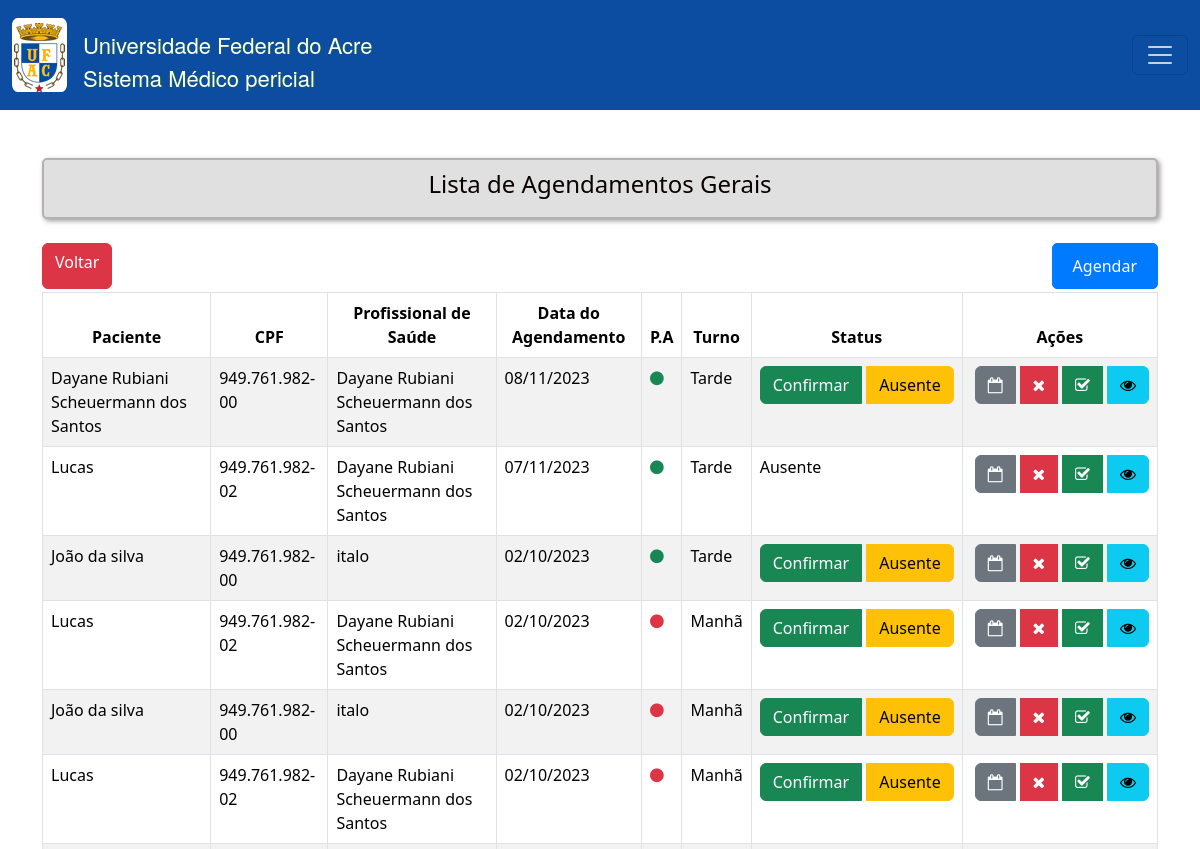
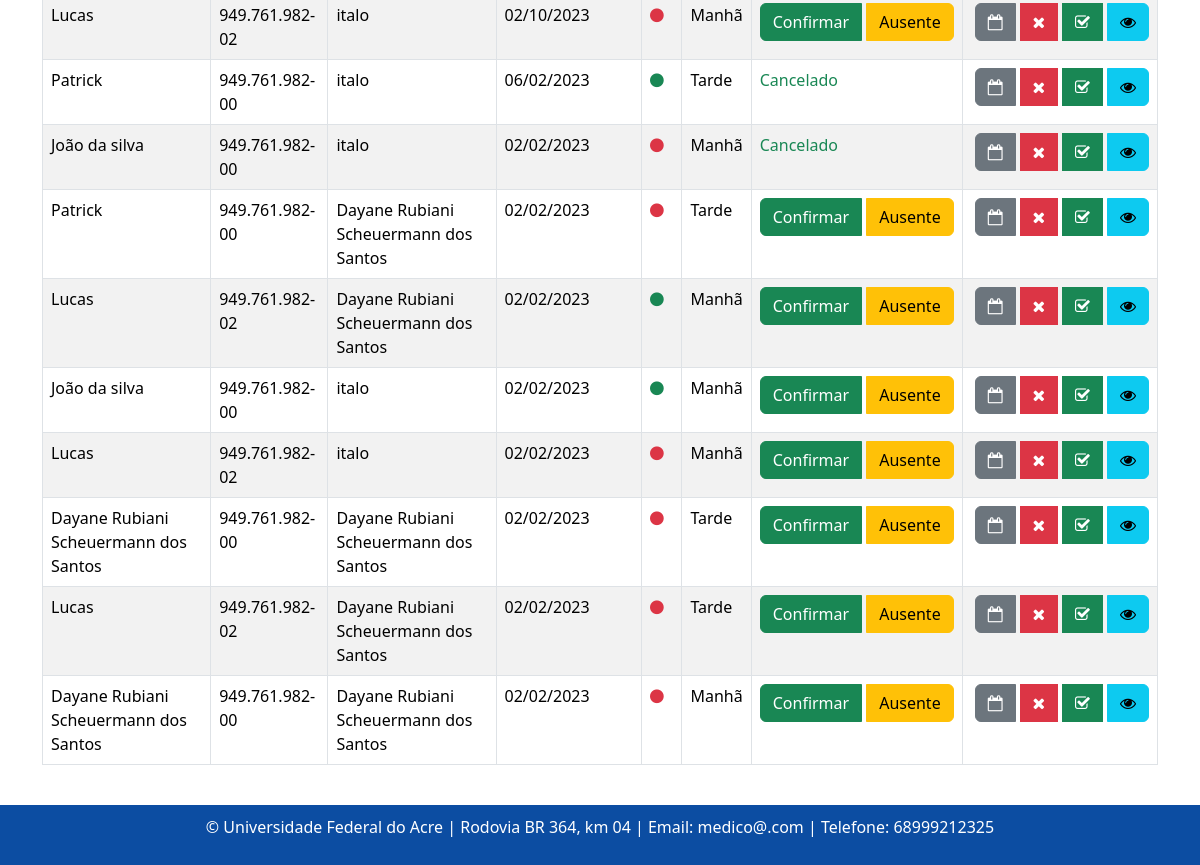
Page /agendamento/lista on the earlier database version (2 pictures, top to bottom).
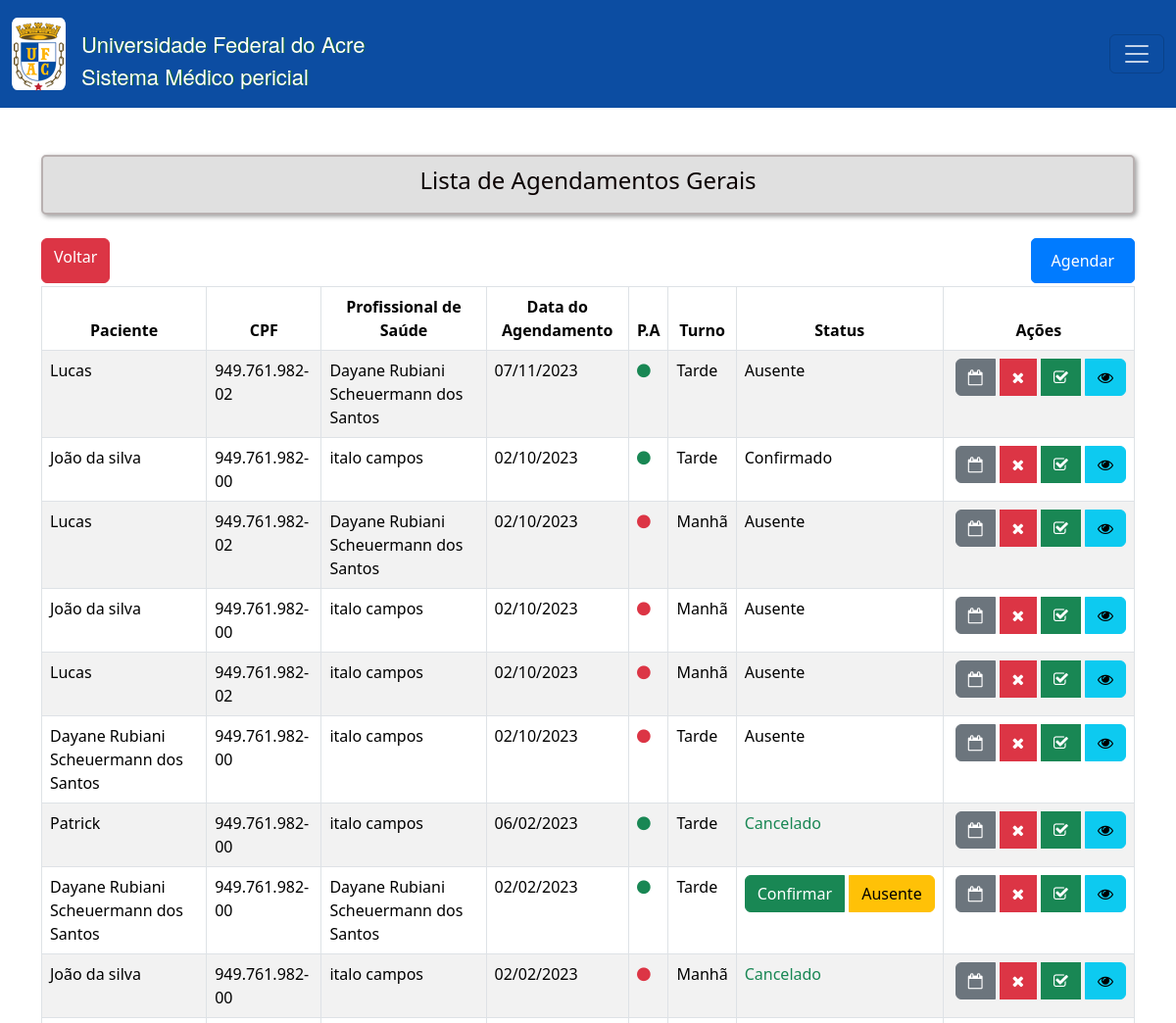
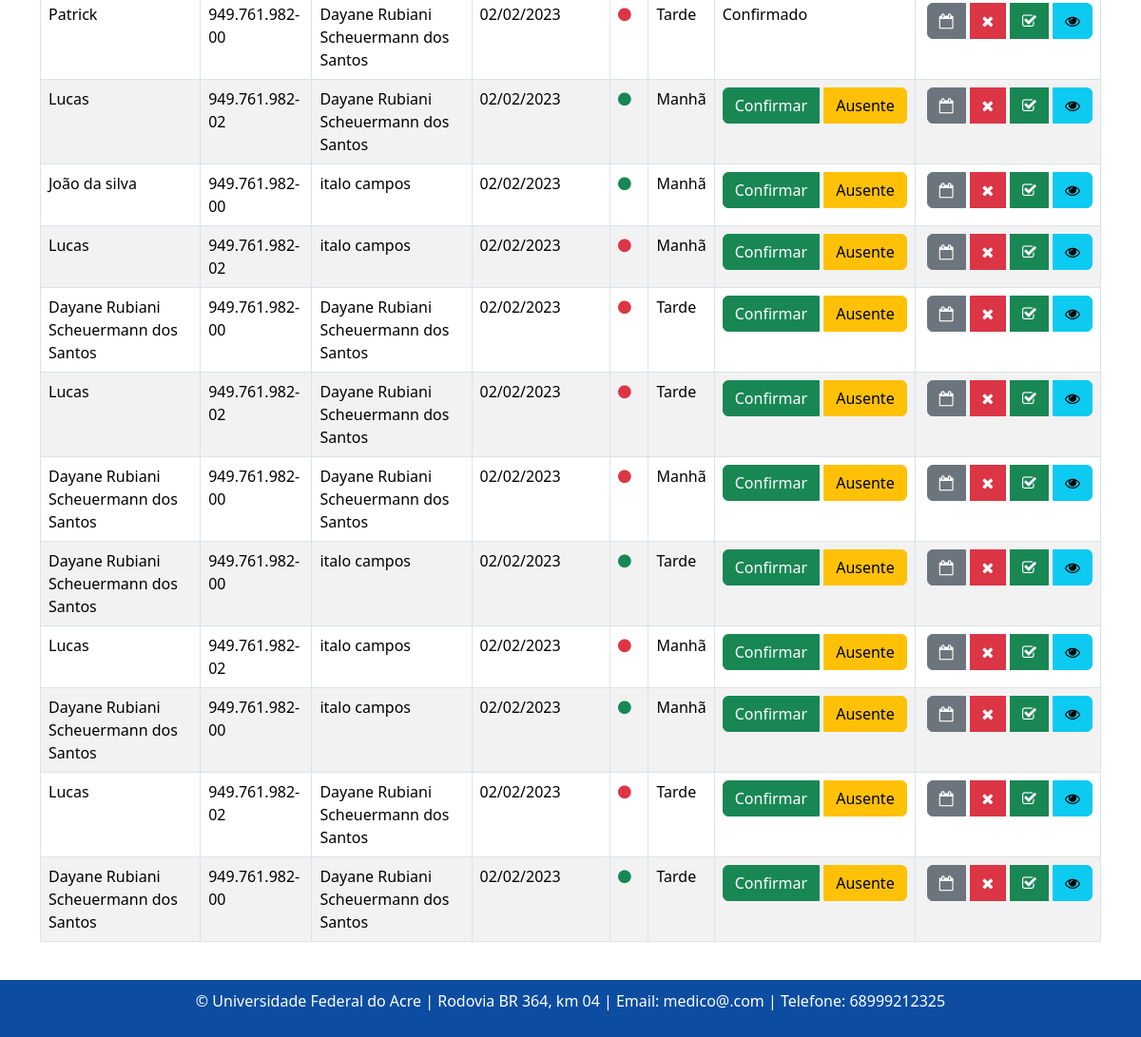
Same page on the later database version (2 pictures, top to bottom).
### consulta/models.py (models this page shows, shortened)
class Agendamento(models.Model):
    TURNO_CHOICES = [
        ('manha', 'Manhã'),
        ('tarde', 'Tarde'),
    ]
    status_atendimento = models.CharField(max_length=20, choices=[
        ('confirmado', 'Confirmado'),
        ('ausente', 'Ausente'),
        ('pendente', 'Pendente'),
    ], default='pendente')
    paciente = models.ForeignKey(Paciente, on_delete=models.CASCADE)
    profissional_saude = models.ForeignKey(Profissionaldasaude, on_delete=models.CASCADE)
    data_agendamento = models.DateTimeField()
    turno = models.CharField(max_length=10, choices=TURNO_CHOICES)
    prioridade_atendimento = models.BooleanField(default=False)
    justificativa_cancelamento = models.TextField(blank=True, null=True)

class Paciente(models.Model):
    nome = models.CharField(max_length=100)
    data_nascimento = models.DateField()
    email = models.EmailField()
    rg = models.CharField(max_length=20)
    cpf = models.CharField(max_length=14)
    sexo = models.CharField(max_length=1, choices=[('M', 'Masculino'), ('F', 'Feminino')])
    matricula = models.CharField(max_length=20)
    TIPO_PACIENTE_CHOICES = [
        ('Aluno', 'Aluno'),
        ('Servidor', 'Servidor'),
        ('Outro', 'Outro'),
    ]
    tipo_paciente = models.CharField(max_length=20, choices=TIPO_PACIENTE_CHOICES)
    cargo_funcao = models.CharField(max_length=50, default='', blank=True, null=True,)
    cep = models.CharField(max_length=9)
    cidade = models.CharField(max_length=50)
    bairro = models.CharField(max_length=50, default='')
    uf = models.CharField(max_length=2)
    numero = models.CharField(max_length=10)
    ddd_telefone = models.CharField(max_length=3)
    complemento = models.CharField(max_length=100, blank=True, null=True, default='')  # Adicionando o valor padrão aqui

class Profissionaldasaude(models.Model):
    usuario = models.ForeignKey(User,models.SET_NULL,blank=True,null=True,)
    nome = models.CharField(max_length=100)
    data_nascimento = models.DateField()
    email = models.EmailField()
    rg = models.CharField(max_length=20)
    cpf = models.CharField(max_length=14)
    sexo = models.CharField(max_length=1, choices=[('M', 'Masculino'), ('F', 'Feminino')]) #O parâmetro choices em um campo CharField ou IntegerField é usado para fornecer uma lista de escolhas para esse campo
    identificacao_unica = models.CharField(max_length=50, default='')
    cep = models.CharField(max_length=9)
    cidade = models.CharField(max_length=50)
    bairro = models.CharField(max_length=50, default='')
    uf = models.CharField(max_length=2)
    numero = models.CharField(max_length=10)
    ddd_telefone = models.CharField(max_length=10)
    complemento = models.CharField(max_length=100, blank=True, null=True, default='') # blank=True, null=True é pra dizer que não é obrigatorio
    area = models.CharField(max_length=50, default='')
    unidade_siass = models.CharField(max_length=50, default='')
    formacao = models.CharField(max_length=20)
    conselho = models.CharField(max_length=20)
    registro = models.CharField(max_length=20)

### consulta/views.py (the view)
# urls.py: path('agendamento/lista', listar_agendamentos, name='agendamentoListagem'),
def listar_agendamentos(request):
    form = PesquisaAgendamentoForm(request.GET)
    agendamentos = Agendamento.objects.all()
    if form.is_valid():
        cpf = form.cleaned_data.get('cpf')
        data_agendamento = form.cleaned_data.get('data_agendamento')
        if cpf:
            agendamentos = agendamentos.filter(paciente__cpf__icontains=cpf)
        if data_agendamento:
            agendamentos = agendamentos.filter(data_agendamento__date=data_agendamento)
    else:
        agendamentos = Agendamento.objects.all()
    agendamentos = agendamentos.order_by('-data_agendamento')
    return render(request, 'consultas/listagem_agendamentos.html', {'form': form, 'agendamentos': agendamentos})

### templates/consultas/listagem_agendamentos.html (shortened to what this page needs)
{% extends "base.html" %}
{% load static %}
{% block content %}
<div class="text-center mb-4 custom-title">
  <h4>Lista de Agendamentos Gerais</h4>
</div>
<div class="d-flex justify-content-between">
  <a class="btn btn-danger" href="{% url 'home' %}" style="margin-bottom: 3px">
    Voltar
  </a>
  <a class="btn btn-primary" href="{% url 'agendamentoCreate' %}" style="margin-bottom: 3px">
    Agendar
  </a>
</div>
<div class="table-responsive">
  <table id="example" class="table table-striped nowrap table-bordered" style="width:100%">
    <thead>
      <tr class="custom-table-row">
        <th scope="col" class="text-center">Paciente</th>
        <th scope="col" class="text-center">CPF</th>
        <th scope="col" class="text-center">Profissional de Saúde</th>
        <th scope="col" class="text-center">Data do Agendamento</th>
        <th scope="col" class="text-center">P.A</th>
        <th scope="col" class="text-center">Turno</th>
        <th scope="col" class="text-center">Status</th>
        <th scope="col" class="text-center">Ações</th>
      </tr>
    </thead>
    <tbody>
      {% for agendamento in agendamentos %}
      <tr>
        <td>{{ agendamento.paciente.nome }}</td>
        <td>{{ agendamento.paciente.cpf }}</td>
        <td>{{ agendamento.profissional_saude.nome }}</td>
        <td>{{ agendamento.data_agendamento | date:"d/m/Y " }}</td>
        <td>
          {% if agendamento.prioridade_atendimento %}
          <i class="fa fa-circle text-success text-center" ></i>
          {% else %}
          <i class="fa fa-circle text-danger text-center" ></i>
          {% endif %}
        </td>
        <td>
          {% if agendamento.turno == 'manha' %}
          Manhã
          {% elif agendamento.turno == 'tarde' %}
          Tarde
          {% else %}
          {{ agendamento.turno }}
          {% endif %}
        </td>
        <td>
          {% if agendamento.status_atendimento == 'pendente' %}
          <div class="btn-group" role="group" aria-label="Status">
            <a href="{% url 'agendamentoConfirmar' agendamento.id %}" class="btn btn-success">Confirmar</a>
            <a href="{% url 'agendamentoAusente' agendamento.id %}" class="btn btn-warning ms-1">Ausente</a>
          </div>
          {% elif agendamento.status_atendimento == 'confirmado' %}
          Confirmado
          {% elif agendamento.status_atendimento == 'ausente' %}
          Ausente
          {% else %}
          <span class="text-success">Cancelado</span>
          {% endif %}
        </td>
        <td>
          <div class="btn-group" role="group" aria-label="Ações">
            <button type="button" class="btn btn-secondary ms-1 btn-md custom-btn" onclick="redirecionar('{% url 'reagendarAgendamento' agendamento.id %}')" title='Reagendar'><i class="fa fa-calendar-o" aria-hidden="true"></i> </button>
            <button type="button" class="btn btn-danger ms-1 btn-md custom-btn" data-bs-toggle="modal" data-bs-target="#cancelarModal{{ agendamento.id }}" title="Cancelar" onclick="confirmarCancelamento('{{ agendamento.id }}')"><i class="fa fa-times" aria-hidden="true"></i></button>
            <button type="button" class="btn btn-success ms-1 btn-md custom-btn" onclick="redirecionar('{% url 'criar_atendimento' agendamento.id %}')" title="Atender"><i class="fa fa-check-square-o" aria-hidden="true"></i></button>
            <button type="button" class="btn btn-info ms-1 btn-md custom-btn" onclick="redirecionar('{% url 'confirmAgendamento' agendamento.id %}')" title="Visualizar"><i class="fa fa-eye" aria-hidden="true"></i></button>
          </div>
        </td>
      </tr>
      {% endfor %}
    </tbody>
  </table>
</div>
{% endblock %}

### templates/base.html (shortened to what this page needs)
<!DOCTYPE html>
<html lang="en">
{%load static%}
<head>
    <link rel="stylesheet" type="text/css"  href="{% static 'bootstrap5.3.2/css/bootstrap.css' %}" >
    <link rel="stylesheet" type="text/css" href="{% static 'css/estilos.css' %}">
    <link rel="stylesheet" href="{% static 'font-awesome-4.6.3/css/font-awesome.css' %}">
</head>
<body style="min-height: 100vh; display: flex; flex-direction: column;">
    <nav class="navbar" style="background-color: #0C4DA2; color: white;">
        <div class="container-fluid">
            <div class="navbar ">
                <a class="navbar-brand text-white" href="#">
                    <img src="{% static 'imagens/logo_ufac_2.png' %}" style="margin: auto; display: flex ">
                </a>
                <span class="topo">
                    Universidade Federal do Acre <br>
                    Sistema Médico pericial<br>
                </span>
            </div>
            <button class="navbar-toggler" type="button" data-bs-toggle="offcanvas" data-bs-target="#offcanvasNavbar"
                    aria-controls="offcanvasNavbar" >
                <span class="navbar-toggler-icon" style="filter: brightness(0) invert(1);"></span>
            </button>
        </div>
    </nav>
    <div class="container mt-5" style="flex: 1;">
        {% block content %}{% endblock %}
    </div>
    <footer class="text-center mt-4" style="background-color: #0C4DA2; color: white; padding: 10px;">
        <p>&copy; {{ year }} Universidade Federal do Acre | Rodovia BR 364, km 04 | Email: medico@.com | Telefone: 68999212325</p>
    </footer>
</body>
</html>

### static/css/estilos.css (style rules this page uses)
.navbar-brand { background-color: white; width: 55px; height: 74px; display: flex; align-items: center; justify-content: center; border-radius: 10%; }
.navbar-toggler { color:#ffffff; }
.custom-title { font-size: 24px; font-weight: bold; color: #0a0101; background-color: #e0e0e0; padding: 10px; border: 2px solid #b8b0b0; border-radius: 5px; box-shadow: 2px 2px 5px #9b9b9b; margin-bottom: 5px; }
.topo { color: white!important; font-weight: 500; margin-top: 12px; padding: 0; font-size: 22px; text-shadow: 1px 0.2px #146C2D; font-family: "Helvetica Neue", Helvetica, Arial, sans-serif; }
.btn-primary { background-color: #007bff; color: #fff; border: 1px solid #007bff; border-radius: 5px; padding: 10px 20px; text-decoration: none; display: inline-block; transition: background-color 0.3s ease; }

Differences in the rows shown:
removed Agendamento: paciente.nome "Lucas", paciente.cpf "949.761.982-02", profissional_saude.nome "Dayane Rubiani Scheuermann dos Santos", data_agendamento "02/10/2023", prioridade_atendimento False (drawn), turno "Manhã", status_atendimento "Confirmar"
changed Agendamento (number 2 of 21 on the later page): profissional_saude.nome "italo" → "italo campos"; status_atendimento "Confirmar Ausente" → "Confirmado"
changed Agendamento (number 3 of 21 on the later page): no longer shows "Confirmar"
changed Agendamento (number 4 of 21 on the later page): profissional_saude.nome "italo" → "italo campos"; no longer shows "Confirmar"
changed Agendamento (number 5 of 21 on the later page): profissional_saude.nome "italo" → "italo campos"; no longer shows "Confirmar"
added Agendamento: paciente.nome "Dayane Rubiani Scheuermann dos Santos", paciente.cpf "949.761.982-00", profissional_saude.nome "italo campos", data_agendamento "02/10/2023", prioridade_atendimento False (drawn), turno "Tarde", status_atendimento "Ausente"
changed through a linked row, Agendamento (number 7 of 21 on the later page): profissional_saude.nome "italo" → "italo campos"
changed Agendamento (number 8 of 21 on the later page): data_agendamento "08/11/2023" → "02/02/2023"; moves down the list
changed through a linked row, Agendamento (number 9 of 21 on the later page): profissional_saude.nome "italo" → "italo campos"
changed Agendamento (number 10 of 21 on the later page): status_atendimento "Confirmar Ausente" → "Confirmado"
changed through a linked row, Agendamento (number 12 of 21 on the later page): profissional_saude.nome "italo" → "italo campos"
changed through a linked row, Agendamento (number 13 of 21 on the later page): profissional_saude.nome "italo" → "italo campos"
added Agendamento: paciente.nome "Dayane Rubiani Scheuermann dos Santos", paciente.cpf "949.761.982-00", profissional_saude.nome "italo campos", data_agendamento "02/02/2023", prioridade_atendimento True (drawn), turno "Tarde", status_atendimento "Confirmar"
added Agendamento: paciente.nome "Lucas", paciente.cpf "949.761.982-02", profissional_saude.nome "italo campos", data_agendamento "02/02/2023", prioridade_atendimento False (drawn), turno "Manhã", status_atendimento "Confirmar"
added Agendamento: paciente.nome "Dayane Rubiani Scheuermann dos Santos", paciente.cpf "949.761.982-00", profissional_saude.nome "italo campos", data_agendamento "02/02/2023", prioridade_atendimento True (drawn), turno "Manhã", status_atendimento "Confirmar"
added Agendamento: paciente.nome "Lucas", paciente.cpf "949.761.982-02", profissional_saude.nome "Dayane Rubiani Scheuermann dos Santos", data_agendamento "02/02/2023", prioridade_atendimento False (drawn), turno "Tarde", status_atendimento "Confirmar"
added Agendamento: paciente.nome "Dayane Rubiani Scheuermann dos Santos", paciente.cpf "949.761.982-00", profissional_saude.nome "Dayane Rubiani Scheuermann dos Santos", data_agendamento "02/02/2023", prioridade_atendimento True (drawn), turno "Tarde", status_atendimento "Confirmar"
